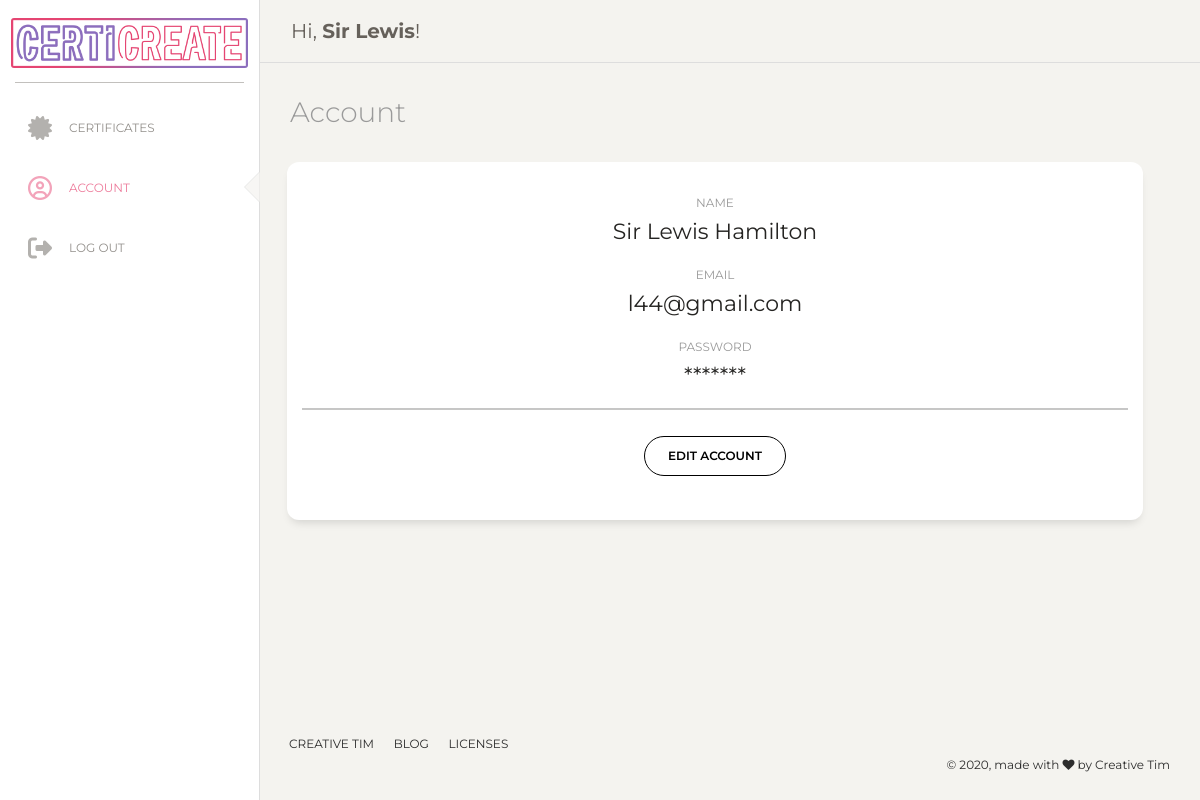
Page /account.php (signed in) on the committed database.
### tables this page shows
CREATE TABLE `organizers` (
  `id` int(11) NOT NULL,
  `fname` varchar(255) NOT NULL,
  `lname` varchar(255) NOT NULL,
  `email` varchar(255) NOT NULL,
  `password` varchar(255) NOT NULL
);

### db/dbFunction.php (called while the page is built, shortened)
<?php
    class dbFunction {
    public $conn;
    function __construct($db){
        $this->conn = $db;
    }
        public function details($sql){
            $stmt = $this->conn->prepare($sql);
            $stmt->execute();
            $row = $stmt->fetch(PDO::FETCH_ASSOC);
            return $row;
        }
    }
?>

### account.php (the view, shortened to what this page needs)
<?php
include ('db/dbcon.php');
include_once('db/dbFunction.php');
$database = new Database();
$db = $database->getConnection();
$funObj = new dbFunction($db);
$sql = "SELECT * FROM organizers WHERE id = '".$_SESSION['user']."'";
$row = $funObj->details($sql);
?>
<!doctype html>
<html lang="en">
<head>
<link href="https://cdn.jsdelivr.net/npm/bootstrap@5.0.0-beta3/dist/css/bootstrap.min.css" rel="stylesheet">
  <link href="https://maxcdn.bootstrapcdn.com/font-awesome/latest/css/font-awesome.min.css" rel="stylesheet">
  <link href="./assets/css/style.css" rel="stylesheet" />
  <link href="./assets/css/bootstrap.min.css" rel="stylesheet" />
  <link href="./assets/css/paper-dashboard.css?v=2.0.1" rel="stylesheet" />
  <link href="./assets/demo/demo.css" rel="stylesheet" />
</head>
<body class="bgbody">
  <div class="wrapper ">
    <div class="sidebar" data-color="white">
      <div class="logo">
        <a href="/" class="simple-text logo-normal">
          <div>
            <img src="../ojt/assets/img/logo.png">
          </div>
        </a>
      </div>
      <div class="sidebar-wrapper">
        <ul class="nav">
          <li>
            <a href="../ojt/certs.php">
              <i class="fas fa-certificate"></i>
              <p>Certificates</p>
            </a>
          </li>
          <li class="active">
            <a href="../ojt/account.php">
              <i class="far fa-user-circle"></i>
              <p>Account</p>
            </a>
          </li>
          <li>
            <a href="logout.php">
          <i class="fas fa-sign-out-alt"></i>
              <p>Log out</p>
            </a>
          </li>
        </ul>
      </div>
    </div>
    <div class="main-panel" style="height: 100vh;">
      <nav class="navbar navbar-expand-lg navbar-absolute fixed-top navbar-transparent">
        <div class="container-fluid">
          <div class="navbar-wrapper">
            <a class="navbar-brand" href="javascript:;">Hi, <b> <?php echo $row['fname'];?></b>!</a>
          </div>
        </div>
      </nav>
      <div class="content">
        <div class="row">
          <div class="col-md-12">
            <h3 class="description">Account</h3>
          </div>
          <div class="row">
            <div class="col-md-12">
              <div class="card text-center">
                <div class="card-header ">
                </div>
                <div class="card-body">
                  <label> NAME </label>
                  <h5 class="card-title mb-3"><?php echo $row['fname'];?> <?php echo $row['lname'];?></h5>
                  <label> EMAIL </label>
                  <h5 class="card-title mb-3"><?php echo $row['email'];?></h5>
                  <label> PASSWORD </label>
                  <h5 class="card-title ">*******</h5>
                  <hr>
                  <a href="/ojt/editaccount.php" class="btn smbtn btn-round">Edit Account</a>
                </div>
                <div class="card-footer text-muted">
                </div>
              </div>
            </div>
          </div>
        </div>
      </div>
      <footer class="footer" style="position: absolute; bottom: 0; width: -webkit-fill-available;">
        <div class="container-fluid">
          <div class="row">
            <nav class="footer-nav">
              <ul>
                <li><a href="https://www.creative-tim.com" target="_blank">Creative Tim</a></li>
                <li><a href="https://www.creative-tim.com/blog" target="_blank">Blog</a></li>
                <li><a href="https://www.creative-tim.com/license" target="_blank">Licenses</a></li>
              </ul>
            </nav>
            <div class="credits ml-auto">
              <span class="copyright">
                © 2020, made with <i class="fa fa-heart heart"></i> by Creative Tim
              </span>
            </div>
          </div>
        </div>
      </footer>
    </div>
  </div>
</body>
</html>

### assets/css/style.css (style rules this page uses)
.active a, .active i { color: #e54572 !important; }
.card { font-family: Montserrat; }
.card .smbtn { color: black; border:solid 1.5px black; background: none; }
.bgbody { background-color: #f4f3ef; }

### rows in the picture
organizers: fname "Sir Lewis", lname "Hamilton", email "l44@gmail.com"
